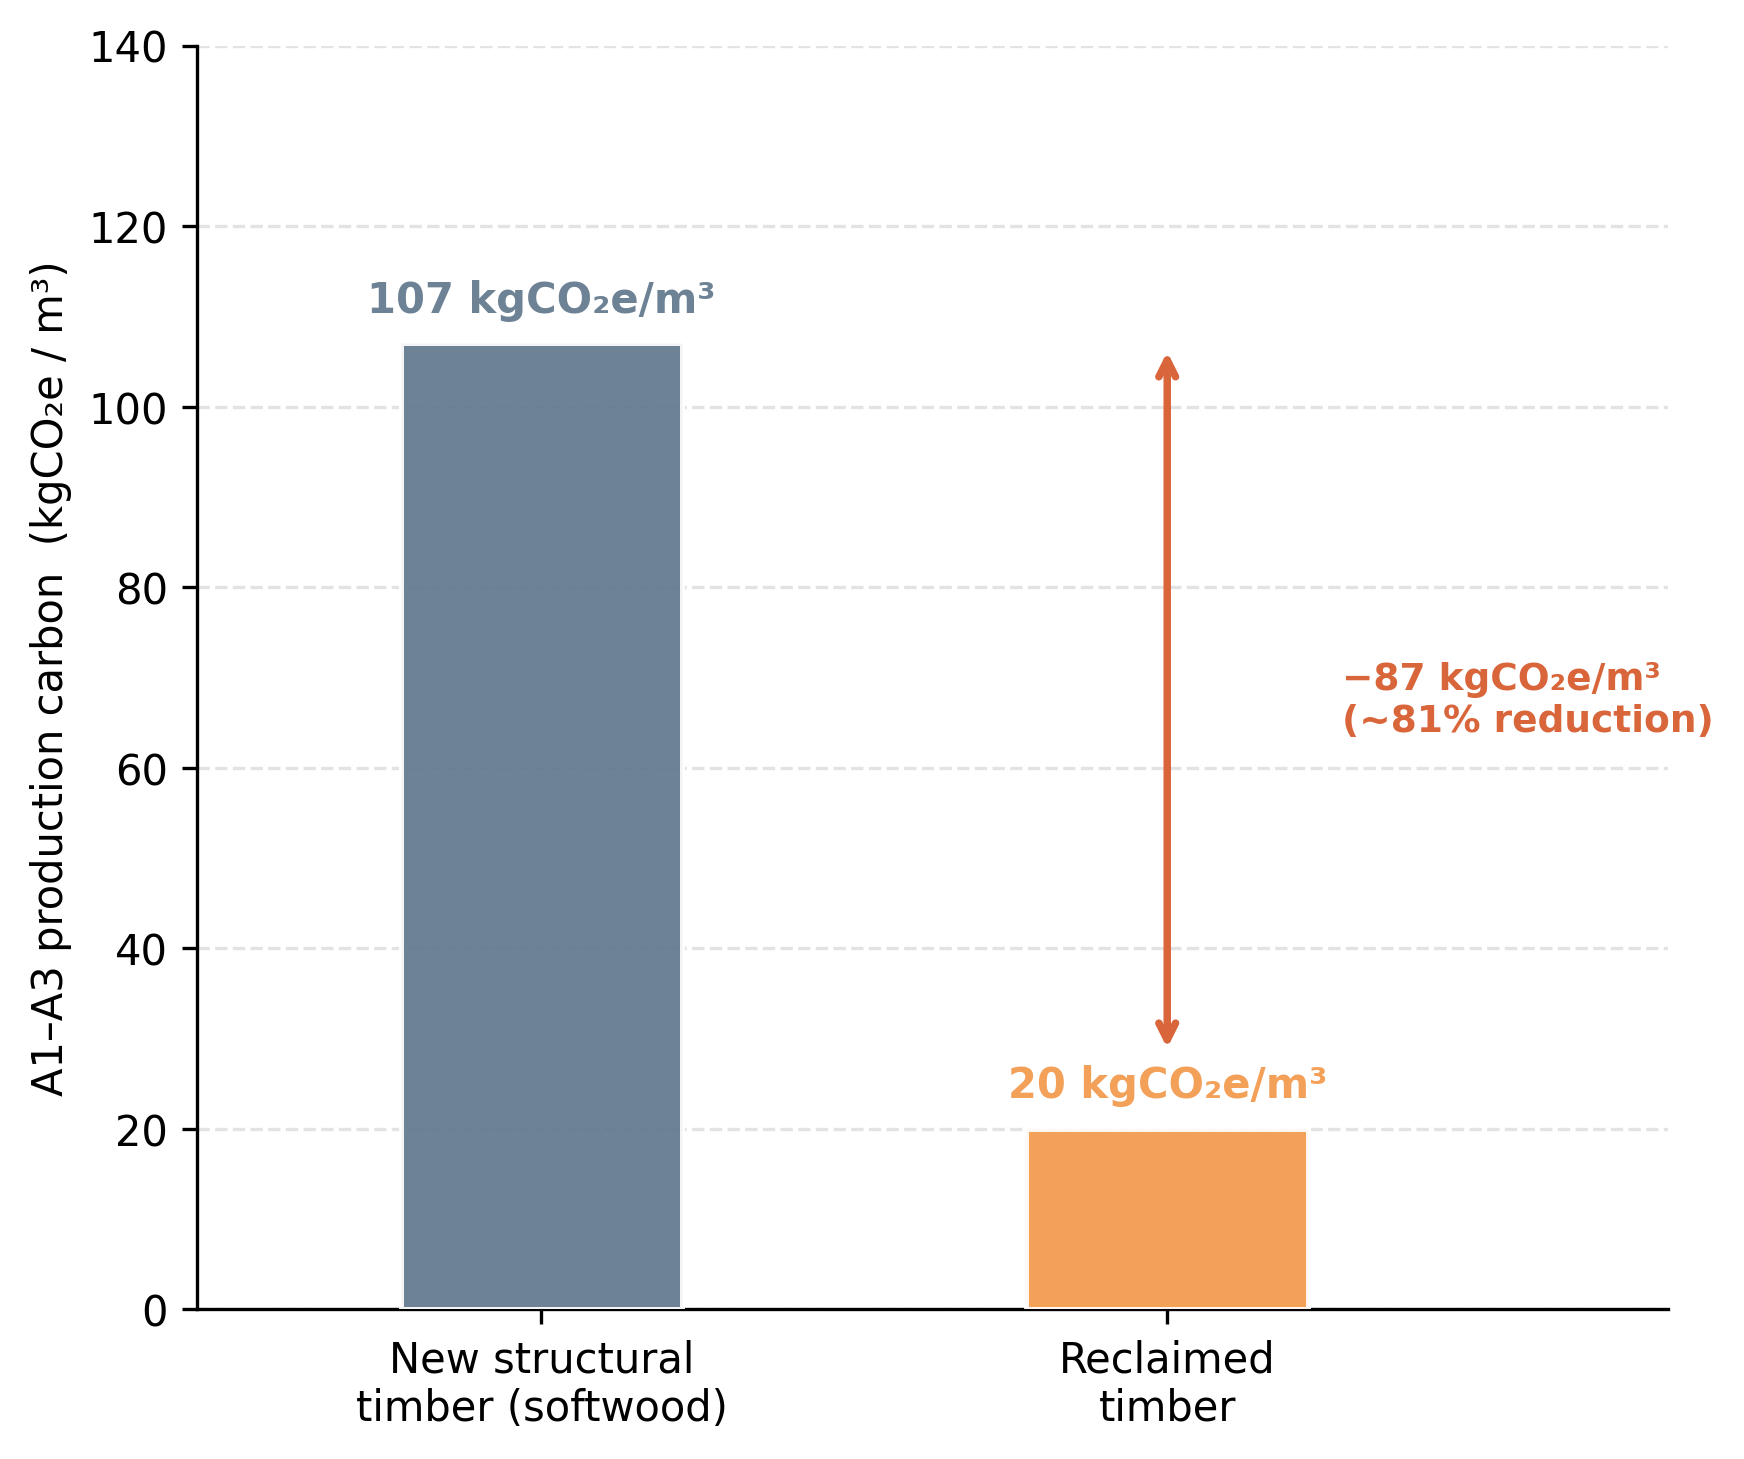

Python code for this plot:
"""
fig_embodied_carbon.py — Production-phase embodied carbon bar chart for chapter 1.3.

Single panel: A1-A3 production emissions, new softwood vs reclaimed timber.

Values from:
  TDUK (2024) Embodied Carbon Data for Timber Products — new softwood A1-A3: 107 kgCO2e/m3
  De Wolf, Brütting & Fivet (2020) — reclaimed reprocessing ~10-40 kgCO2e/m3
  Bergman & Bowe (2010) USDA FPL-GTR-177 — reclaimed GWP ~1/3 of virgin
"""

import matplotlib
matplotlib.use("Agg")
import matplotlib.pyplot as plt
import numpy as np
from pathlib import Path

# ---------------------------------------------------------------------------
# Palette
# ---------------------------------------------------------------------------
C_NS     = "#61788C"   # blue  — new stock
C_RS     = "#F2994B"   # orange — reclaimed
C_ACCENT = "#D9653B"
C_MUTED  = "#9CA5A6"
BG       = "#FFFFFF"

fig, ax = plt.subplots(figsize=(6, 5))
fig.patch.set_facecolor(BG)
ax.set_facecolor(BG)

categories  = ["New structural\ntimber (softwood)", "Reclaimed\ntimber"]
fossil_vals = [107, 20]
colors      = [C_NS, C_RS]

bars = ax.bar(categories, fossil_vals, color=colors, width=0.45,
              edgecolor="white", linewidth=1.2, zorder=3, alpha=0.92)

# Value labels on bars
for bar, val in zip(bars, fossil_vals):
    ax.text(bar.get_x() + bar.get_width() / 2,
            val + 2.5,
            f"{val} kgCO₂e/m³",
            ha="center", va="bottom", fontsize=10,
            fontweight="bold", color=bar.get_facecolor())

# Savings annotation — bottom anchor raised above the "20 kgCO₂e/m³" value label
arrow_bot = fossil_vals[1] + 8
ax.annotate("",
    xy=(1, arrow_bot),
    xytext=(1, fossil_vals[0]),
    arrowprops=dict(arrowstyle="<->", color=C_ACCENT, lw=1.8))
ax.text(1.28, (fossil_vals[0] + arrow_bot) / 2,
        f"−{fossil_vals[0] - fossil_vals[1]} kgCO₂e/m³\n(~81% reduction)",
        ha="left", va="center", fontsize=9,
        color=C_ACCENT, fontweight="bold")

ax.set_ylabel("A1–A3 production carbon  (kgCO₂e / m³)", fontsize=10)
ax.set_ylim(0, 140)
ax.set_xlim(-0.55, 1.8)
ax.grid(axis="y", linestyle="--", alpha=0.35, zorder=0)
ax.tick_params(labelsize=10)
ax.spines[["top", "right"]].set_visible(False)

plt.tight_layout(pad=1.2)

# ---------------------------------------------------------------------------
# Save
# ---------------------------------------------------------------------------
out_dir = Path(__file__).resolve().parent
for fmt in ["pdf", "png"]:
    out = out_dir / f"fig_embodied_carbon.{fmt}"
    plt.savefig(out, dpi=300, bbox_inches="tight", facecolor=BG)
    print(f"Saved: {out}")

plt.close()
